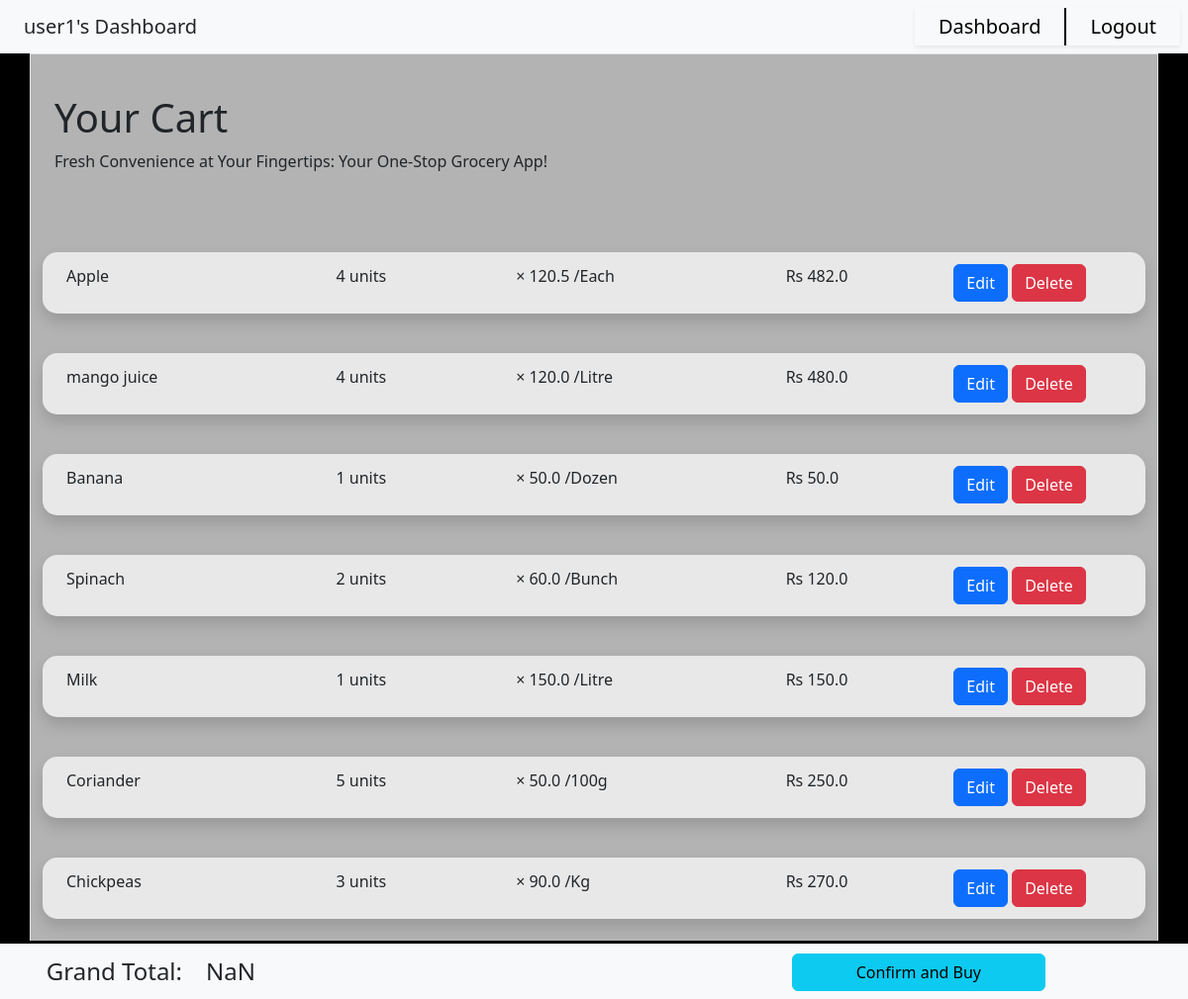
The page /user1/cart on the database as committed earlier.
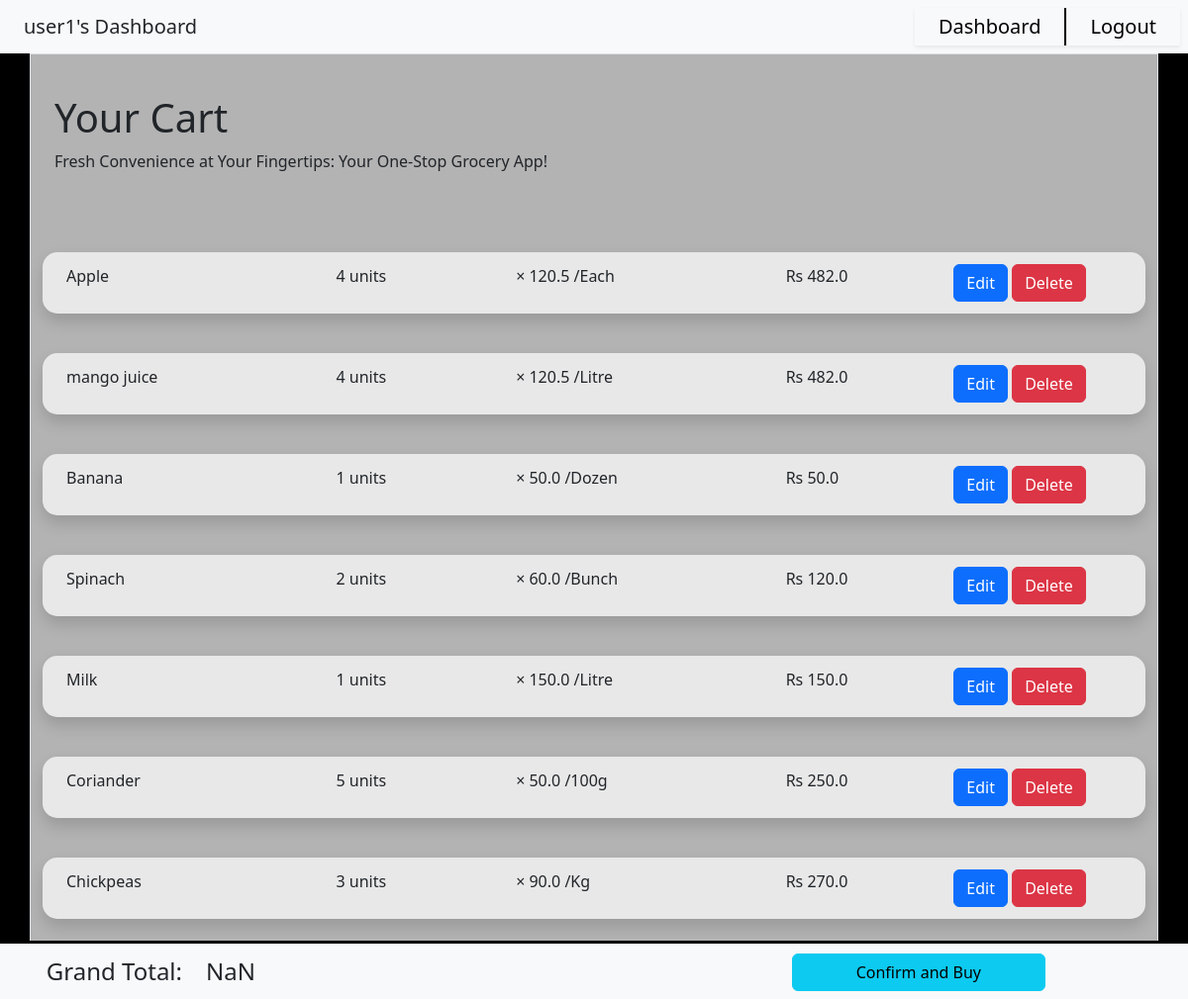
The same page on the database as committed later.
### application/models.py (models this page shows)
class Order_Details(db.Model):
    __tablename__ = 'Order_Details'
    OID = db.Column(db.Integer, db.ForeignKey('Orders_Desc.OID', ondelete='CASCADE'), primary_key=True)
    PID = db.Column(db.Integer, db.ForeignKey('Product.PID', ondelete='SET NULL'), primary_key=True)
    Qty = db.Column(db.Integer, nullable=False)
    __table_args__ = (db.PrimaryKeyConstraint('OID', 'PID'),)
    order = db.relationship("Orders_Desc", back_populates="products")
    product = db.relationship("Product", back_populates="ords")

class Product(db.Model):
    __tablename__ = 'Product'
    PID = db.Column(db.Integer, autoincrement=True, primary_key=True)
    Name = db.Column(db.String(collation='NOCASE'), unique=True, nullable=False)
    Price = db.Column(db.Float, nullable=False)
    Unit = db.Column(db.String, nullable=False)
    Stock = db.Column(db.Integer, nullable=False)
    CID = db.Column(db.Integer, db.ForeignKey('Category.CID', ondelete='CASCADE'))
    cat = db.relationship("Category", back_populates="products")
    ords = db.relationship("Order_Details", back_populates="product")

### application/user_actions.py (the view)
@app.route("/<usr>/cart")
def show_cart(usr):
    u = Users.query.filter(Users.Uname == usr).first()
    active_order = None
    for o in u.orders:
        if o.Status == 1:
            active_order = o
    if active_order is None:
        return render_template("cart.html", user=usr, order=None)
    else:
        details = None
        details = db.session.query(Order_Details, Product).join(Product, Product.PID ==  Order_Details.PID).filter(Order_Details.OID == active_order.OID).all()
        if len(details) == 0:
            return render_template("cart.html", user=usr, order=None)
        return render_template("cart.html", user=usr, order=details)

### templates/cart.html (shortened to what this page needs)
<!DOCTYPE html>
<html>
    <head>
        <link href="https://cdn.jsdelivr.net/npm/bootstrap@5.3.1/dist/css/bootstrap.min.css" rel="stylesheet">
        <link href="{{ url_for('static', filename='css/dash.css') }}" rel="stylesheet">
    </head>
    <body id="body">
        <nav id = "nav" class="navbar sticky-top bg-body-tertiary text-center">
            <div class="nav" style = "text-align:left;">
                {{ user }}'s Dashboard
            </div>
            <div class="clickable nav shadow-sm" style = "margin-left:auto;text-align:right; border-right:2px solid black;">
                <a href="/{{ user }}/user_dashboard" style = "text-decoration:none; color:black;">Dashboard</a>
            </div>
            <div class="clickable nav shadow-sm" style = "margin-right:1vh; text-align:left;">
                <a href="/login" style = "text-decoration:none; color:black;">Logout</a>
            </div>
        </nav>
        <div id = "content" class="container border">
            <div style = "margin-left:1vw; margin-right:auto; margin-top:5vh;">
                <h1>Your Cart</h1>
                <p>Fresh Convenience at Your Fingertips: Your One-Stop Grocery App!</p><br>
            </div>
            {% if order is none %}
                <h3>Your cart is empty go to home to start adding to the cart</h3>
            {% else %}
                {% for desc, prod in order %}
                    {% if loop.last %}
                        <div id = "list" style = "width:100%; margin-bottom:10vh;">
                            <div class = "container-fluid shadow line-item" style = "width:100%; margin-top:5vh; display:flex;">
                                <div class ="row" style = "margin:auto; width:100%; height:fit-content; padding:1vw;">
                                    <div class = "col-3 text-wrap" style = "margin-bottom:0px;">{{ prod.Name }}</div>
                                    <div id = "{{ prod.PID }}" class = "col-2 text-wrap" style = "margin-bottom:0px;">{{ desc.Qty }} units</div>
                                    <div class = "col-3 text-wrap" style = "margin-bottom:0px;">&times; {{ prod.Price }} {{ prod.Unit }}</div>
                                    <div class = "col-2 text-wrap {{ prod.PID }}" style = "margin-bottom:0px;">Rs <span class="line-total">{{ desc.Qty*prod.Price }}</span> </div>
                                    <div id = "buttons-{{ prod.PID }}" class = "col-2  text-wrap" style = "margin-bottom:0px; padding:0px;">
                                        <button type="button" class="btn btn-primary" onclick = "edittable('{{ prod.PID }}', '{{ desc.OID }}', '{{ desc.Qty }}', '{{ prod.Price }}', this)">Edit</button>
                                        <button type="button" class="btn btn-danger" onclick = "del('{{ prod.PID }}', '{{ desc.OID }}')">Delete</button>
                                    </div>
                                </div>
                            </div>
                        </div>
                    {% else %}
                        <div id = "list" style = "width:100%">
                            <div class = "container-fluid shadow line-item" style = "width:100%; margin-top:5vh; display:flex;">
                                <div class ="row" style = "margin:auto; width:100%; height:fit-content; padding:1vw;">
                                    <div class = "col-3 text-wrap" style = "margin-bottom:0px;">{{ prod.Name }}</div>
                                    <div id = "{{ prod.PID }}" class = "col-2 text-wrap" style = "margin-bottom:0px;">{{ desc.Qty }} units</div>
                                    <div class = "col-3 text-wrap" style = "margin-bottom:0px;">&times; {{ prod.Price }} {{ prod.Unit }}</div>
                                    <div class = "col-2 text-wrap {{ prod.PID }}" style = "margin-bottom:0px;">Rs <span class="line-total">{{ desc.Qty*prod.Price }}</span> </div>
                                    <div id = "buttons-{{ prod.PID }}" class = "col-2  text-wrap" style = "margin-bottom:0px; padding:0px;">
                                        <button type="button" class="btn btn-primary" onclick = "edittable('{{ prod.PID }}', '{{ desc.OID }}', '{{ desc.Qty }}', '{{ prod.Price }}', this)">Edit</button>
                                        <button type="button" class="btn btn-danger" onclick = "del('{{ prod.PID }}', '{{ desc.OID }}')">Delete</button>
                                    </div>
                                </div>
                            </div>
                        </div>
                    {% endif %}
                    {% if loop.first %}
                        <nav class="navbar fixed-bottom bg-body-tertiary" style="border-top:3px solid black">
                            <div class="container-fluid row">
                                <p class = "col-2" style="font-size:3vh; text-align:right; margin:0px">Grand Total: </p>
                                <p id = "grand-total" class = "col-4" style="font-size:3vh; margin:0px">Price </p>
                                <p class = "col-6" style="font-size:3vh; text-align:right; padding-right:10vw; margin:0px">
                                    <button id = "checkout-btn" type="button" class="btn btn-info" style="padding-left:8vh;padding-right:8vh" onclick = "$('#confirmationModal').modal('show');">Confirm and Buy</button>
                                </p>
                            </div>
                        </nav>
                    {% endif %}
                {% endfor %}
            {% endif %}
        </div>
    </body>
</html>

### static/css/dash.css (style rules this page uses)
.navbar { width:100%; }
.nav { padding-top:0.5vh; padding-bottom:0.5vh; padding-left:2vw; padding-right:2vw; width:fit-content; font-size:2.5vh; height:100%; }
#content { min-height:93vh; display:flex; flex-direction:column; justify-content:center; align-items:center; background-color:rgba(255, 255, 255, 0.7); }

Rows that differ between the two databases and show on the page:
changed through a linked row, Order_Details "mango juice": Price "120.0" → "120.5"; desc.Qty*prod.Price "480.0" → "482.0"
